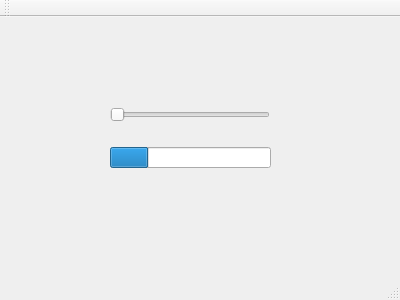
<?xml version="1.0" encoding="UTF-8"?>
<ui version="4.0">
 <class>MainWindow</class>
 <widget class="QMainWindow" name="MainWindow">
  <property name="geometry">
   <rect>
    <x>0</x>
    <y>0</y>
    <width>400</width>
    <height>300</height>
   </rect>
  </property>
  <property name="windowTitle">
   <string>MainWindow</string>
  </property>
  <widget class="QWidget" name="centralWidget">
   <widget class="QSlider" name="horizontalSlider">
    <property name="geometry">
     <rect>
      <x>110</x>
      <y>90</y>
      <width>160</width>
      <height>16</height>
     </rect>
    </property>
    <property name="orientation">
     <enum>Qt::Horizontal</enum>
    </property>
   </widget>
   <widget class="QProgressBar" name="progressBar">
    <property name="geometry">
     <rect>
      <x>110</x>
      <y>130</y>
      <width>161</width>
      <height>21</height>
     </rect>
    </property>
    <property name="value">
     <number>24</number>
    </property>
    <property name="textVisible">
     <bool>false</bool>
    </property>
   </widget>
  </widget>
  <widget class="QMenuBar" name="menuBar">
   <property name="geometry">
    <rect>
     <x>0</x>
     <y>0</y>
     <width>400</width>
     <height>20</height>
    </rect>
   </property>
  </widget>
  <widget class="QToolBar" name="mainToolBar">
   <attribute name="toolBarArea">
    <enum>TopToolBarArea</enum>
   </attribute>
   <attribute name="toolBarBreak">
    <bool>false</bool>
   </attribute>
  </widget>
  <widget class="QStatusBar" name="statusBar"/>
 </widget>
 <layoutdefault spacing="6" margin="11"/>
 <resources/>
 <connections/>
</ui>
